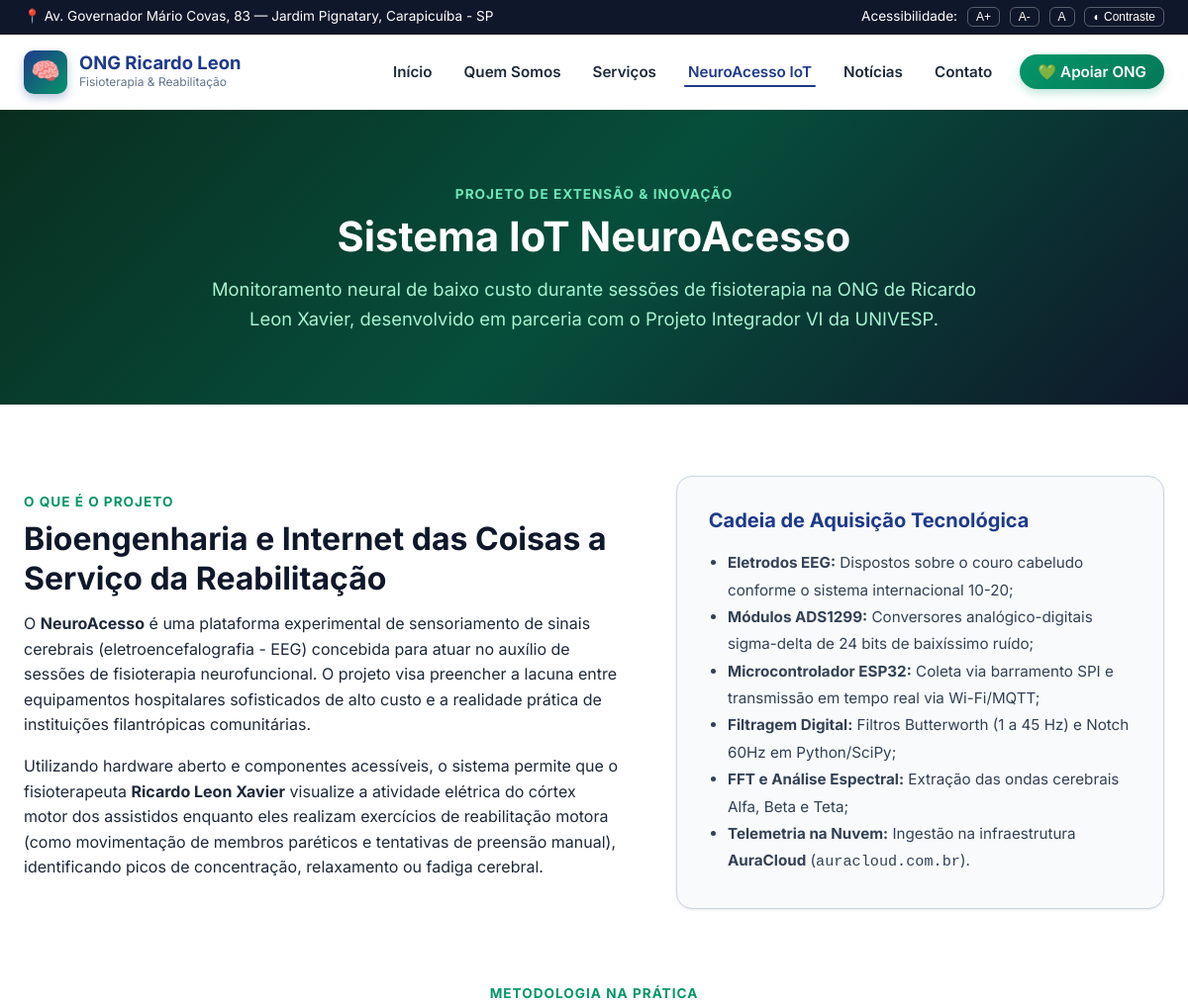
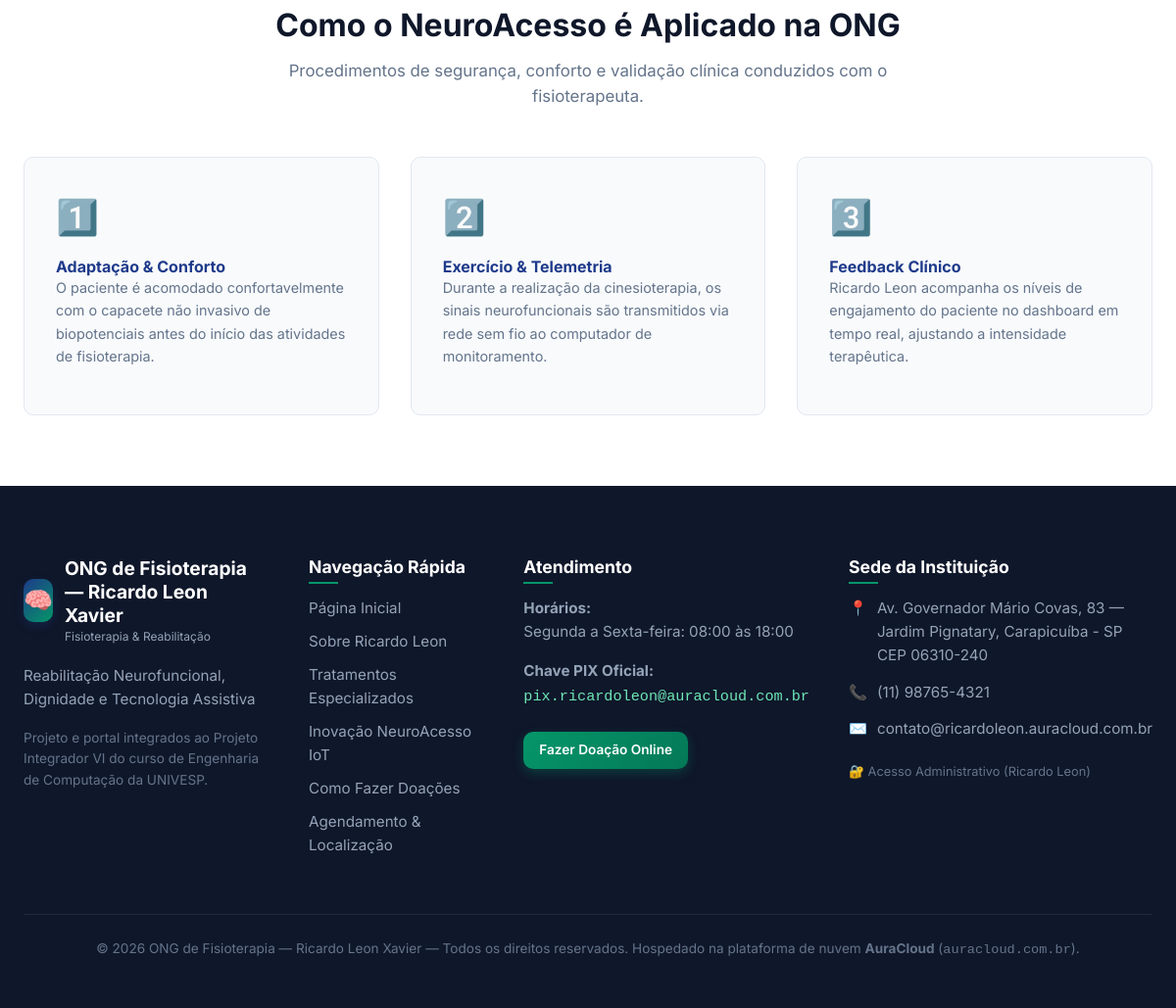
The app's page /neuroacesso/ with its own data (2 pictures, top to bottom).
### institucional/models.py (models this page shows, shortened)
class InformacoesONG(models.Model):
    nome = models.CharField(max_length=200, default="ONG de Fisioterapia — Ricardo Leon Xavier")
    slogan = models.CharField(max_length=255, default="Reabilitação Neurofuncional, Dignidade e Tecnologia Assistiva")
    endereco = models.CharField(max_length=255, default="Av. Governador Mário Covas, 83 — Jardim Pignatary, Carapicuíba - SP")
    cep = models.CharField(max_length=20, default="06310-240")
    telefone = models.CharField(max_length=30, default="(11) 98765-4321")
    email = models.EmailField(default="contato@ricardoleon.auracloud.com.br")
    chave_pix = models.CharField(max_length=100, default="financeiro@ongricardoleon.org.br")
    horario_funcionamento = models.CharField(max_length=150, default="Segunda a Sexta-feira: 08:00 às 18:00")
    sobre_texto = models.TextField(
        default="A ONG de Fisioterapia coordenada por Ricardo Leon Xavier dedica-se ao acolhimento e reabilitação de pessoas com sequelas neurológicas motoras graves decorrentes de AVE, paralisia cerebral e traumas raquimedulares na região de Carapicuíba e Grande São Paulo. Aliamos calor humano, dedicação clínica e a vanguarda da tecnologia assistiva para devolver autonomia e esperança aos nossos assistidos."
    )
    missao = models.TextField(default="Democratizar o acesso à fisioterapia neurofuncional especializada de alta qualidade para famílias em vulnerabilidade social.")
    visao = models.TextField(default="Ser centro de referência comunitária em reabilitação motora humanizada integrada a inovações de bioengenharia e IoT.")
    valores = models.TextField(default="Empatia, Ética, Respeito à Dignidade Humana, Inovação Acessível e Transparência Social.")
    class Meta:
        verbose_name = "Informações da ONG"
        verbose_name_plural = "Informações da ONG"

### institucional/views.py (the view)
# urls.py: path("neuroacesso/", views.neuroacesso, name="neuroacesso"),
def neuroacesso(request):
    info = get_ong_info()
    return render(request, "neuroacesso.html", {"info": info})

### institucional/views.py (called while the page is built)
def get_ong_info():
    info = InformacoesONG.objects.first()
    if not info:
        info = InformacoesONG.objects.create()
    return info

### templates/neuroacesso.html (shortened to what this page needs)
{% extends "base.html" %}
{% block content %}
<section class="section-padding" style="background: linear-gradient(135deg, #092e20 0%, #064e3b 50%, #0f172a 100%); color: #fff; text-align: center;">
  <div class="container">
    <span class="section-tag" style="color: #6ee7b7;">Projeto de Extensão & Inovação</span>
    <h1 style="color: #fff; font-size: 2.6rem; margin-bottom: 0.8rem;">Sistema IoT NeuroAcesso</h1>
    <p style="max-width: 780px; margin: 0 auto; color: #a7f3d0; font-size: 1.15rem;">
      Monitoramento neural de baixo custo durante sessões de fisioterapia na ONG de Ricardo Leon Xavier, desenvolvido em parceria com o Projeto Integrador VI da UNIVESP.
    </p>
  </div>
</section>
<section class="section-padding" style="background: #ffffff;">
  <div class="container">
    <div style="display: grid; grid-template-columns: 1.1fr 0.9fr; gap: 3.5rem; align-items: center;">
      <div>
        <span class="section-tag">O Que é o Projeto</span>
        <h2>Bioengenharia e Internet das Coisas a Serviço da Reabilitação</h2>
        <p>
          O <strong>NeuroAcesso</strong> é uma plataforma experimental de sensoriamento de sinais cerebrais (eletroencefalografia - EEG) concebida para atuar no auxílio de sessões de fisioterapia neurofuncional. O projeto visa preencher a lacuna entre equipamentos hospitalares sofisticados de alto custo e a realidade prática de instituições filantrópicas comunitárias.
        </p>
        <p>
          Utilizando hardware aberto e componentes acessíveis, o sistema permite que o fisioterapeuta <strong>Ricardo Leon Xavier</strong> visualize a atividade elétrica do córtex motor dos assistidos enquanto eles realizam exercícios de reabilitação motora (como movimentação de membros paréticos e tentativas de preensão manual), identificando picos de concentração, relaxamento ou fadiga cerebral.
        </p>
      </div>
      <div style="background: #f8fafc; border: 1px solid #cbd5e1; border-radius: var(--radius-lg); padding: 2rem; box-shadow: var(--shadow-sm);">
        <h3 style="color: #1e3a8a; font-size: 1.25rem; margin-bottom: 1rem;">Cadeia de Aquisição Tecnológica</h3>
        <ul style="padding-left: 1.2rem; color: #334155; font-size: 0.95rem; line-height: 1.8;">
          <li><strong>Eletrodos EEG:</strong> Dispostos sobre o couro cabeludo conforme o sistema internacional 10-20;</li>
          <li><strong>Módulos ADS1299:</strong> Conversores analógico-digitais sigma-delta de 24 bits de baixíssimo ruído;</li>
          <li><strong>Microcontrolador ESP32:</strong> Coleta via barramento SPI e transmissão em tempo real via Wi-Fi/MQTT;</li>
          <li><strong>Filtragem Digital:</strong> Filtros Butterworth (1 a 45 Hz) e Notch 60Hz em Python/SciPy;</li>
          <li><strong>FFT e Análise Espectral:</strong> Extração das ondas cerebrais Alfa, Beta e Teta;</li>
          <li><strong>Telemetria na Nuvem:</strong> Ingestão na infraestrutura <strong>AuraCloud</strong> (<code>auracloud.com.br</code>).</li>
        </ul>
      </div>
    </div>
    <div style="margin-top: 4.5rem;">
      <div class="section-header">
        <span class="section-tag">Metodologia na Prática</span>
        <h2>Como o NeuroAcesso é Aplicado na ONG</h2>
        <p class="section-desc">Procedimentos de segurança, conforto e validação clínica conduzidos com o fisioterapeuta.</p>
      </div>
      <div style="display: grid; grid-template-columns: repeat(auto-fit, minmax(280px, 1fr)); gap: 2rem;">
        <div style="background: var(--bg-page); padding: 2rem; border-radius: var(--radius-md); border: 1px solid var(--border-color);">
          <div style="font-size: 2.2rem; margin-bottom: 0.8rem;">1️⃣</div>
          <h4 style="color: var(--primary);">Adaptação & Conforto</h4>
          <p style="font-size: 0.9rem; color: var(--text-muted);">
            O paciente é acomodado confortavelmente com o capacete não invasivo de biopotenciais antes do início das atividades de fisioterapia.
          </p>
        </div>
        <div style="background: var(--bg-page); padding: 2rem; border-radius: var(--radius-md); border: 1px solid var(--border-color);">
          <div style="font-size: 2.2rem; margin-bottom: 0.8rem;">2️⃣</div>
          <h4 style="color: var(--primary);">Exercício & Telemetria</h4>
          <p style="font-size: 0.9rem; color: var(--text-muted);">
            Durante a realização da cinesioterapia, os sinais neurofuncionais são transmitidos via rede sem fio ao computador de monitoramento.
          </p>
        </div>
        <div style="background: var(--bg-page); padding: 2rem; border-radius: var(--radius-md); border: 1px solid var(--border-color);">
          <div style="font-size: 2.2rem; margin-bottom: 0.8rem;">3️⃣</div>
          <h4 style="color: var(--primary);">Feedback Clínico</h4>
          <p style="font-size: 0.9rem; color: var(--text-muted);">
            Ricardo Leon acompanha os níveis de engajamento do paciente no dashboard em tempo real, ajustando a intensidade terapêutica.
          </p>
        </div>
      </div>
    </div>
  </div>
</section>
{% endblock %}

### templates/base.html (shortened to what this page needs)
{% load static %}
<!DOCTYPE html>
<html lang="pt-BR">
<head>
  <link rel="stylesheet" href="{% static 'css/style.css' %}">
</head>
<body>
  <aside class="top-accessibility-bar" aria-label="Ferramentas de Acessibilidade">
    <div class="container">
      <div>
        <span>📍 {{ info.endereco }}</span>
      </div>
      <div class="accessibility-tools">
        <span>Acessibilidade:</span>
        <button id="increaseFont" title="Aumentar Fonte">A+</button>
        <button id="decreaseFont" title="Diminuir Fonte">A-</button>
        <button id="resetFont" title="Restaurar Fonte">A</button>
        <button id="toggleContrast" title="Alternar Alto Contraste">◐ Contraste</button>
      </div>
    </div>
  </aside>
  <header class="main-header">
    <div class="container">
      <nav class="navbar" role="navigation" aria-label="Menu Principal">
        <a href="{% url 'home' %}" class="brand-logo" title="Página Inicial da ONG">
          <div class="brand-icon">🧠</div>
          <div class="brand-text">
            <h1>ONG Ricardo Leon</h1>
            <p>Fisioterapia & Reabilitação</p>
          </div>
        </a>
        <ul class="nav-links" id="navLinks">
          <li><a href="{% url 'home' %}" class="{% if request.resolver_match.url_name == 'home' %}active{% endif %}">Início</a></li>
          <li><a href="{% url 'sobre' %}" class="{% if request.resolver_match.url_name == 'sobre' %}active{% endif %}">Quem Somos</a></li>
          <li><a href="{% url 'servicos' %}" class="{% if request.resolver_match.url_name == 'servicos' %}active{% endif %}">Serviços</a></li>
          <li><a href="{% url 'neuroacesso' %}" class="{% if request.resolver_match.url_name == 'neuroacesso' %}active{% endif %}">NeuroAcesso IoT</a></li>
          <li><a href="{% url 'noticias' %}" class="{% if request.resolver_match.url_name == 'noticias' or request.resolver_match.url_name == 'noticia_detalhe' %}active{% endif %}">Notícias</a></li>
          <li><a href="{% url 'contato' %}" class="{% if request.resolver_match.url_name == 'contato' %}active{% endif %}">Contato</a></li>
          <li><a href="{% url 'doacoes' %}" class="btn-header-donate">💚 Apoiar ONG</a></li>
        </ul>
      </nav>
    </div>
  </header>
  <main id="conteudo-principal">
    {% block content %}{% endblock %}
  </main>
  <footer class="main-footer">
    <div class="container">
      <div class="footer-grid">
        <div class="footer-col">
          <div class="brand-logo" style="margin-bottom: 1.2rem;">
            <div class="brand-icon">🧠</div>
            <div class="brand-text">
              <h3 style="color: #fff; margin: 0; font-size: 1.2rem;">{{ info.nome }}</h3>
              <p style="color: #94a3b8;">Fisioterapia & Reabilitação</p>
            </div>
          </div>
          <p>{{ info.slogan }}</p>
          <p style="font-size: 0.85rem; color: #64748b;">
            Projeto e portal integrados ao Projeto Integrador VI do curso de Engenharia de Computação da UNIVESP.
          </p>
        </div>
        <div class="footer-col">
          <h4>Navegação Rápida</h4>
          <ul>
            <li><a href="{% url 'home' %}">Página Inicial</a></li>
            <li><a href="{% url 'sobre' %}">Sobre Ricardo Leon</a></li>
            <li><a href="{% url 'servicos' %}">Tratamentos Especializados</a></li>
            <li><a href="{% url 'neuroacesso' %}">Inovação NeuroAcesso IoT</a></li>
            <li><a href="{% url 'doacoes' %}">Como Fazer Doações</a></li>
            <li><a href="{% url 'contato' %}">Agendamento & Localização</a></li>
          </ul>
        </div>
        <div class="footer-col">
          <h4>Atendimento</h4>
          <p><strong>Horários:</strong><br>{{ info.horario_funcionamento }}</p>
          <p><strong>Chave PIX Oficial:</strong><br><code style="color: #6ee7b7;">{{ info.chave_pix }}</code></p>
          <p><a href="{% url 'doacoes' %}" class="btn btn-sm btn-success" style="margin-top: 0.5rem;">Fazer Doação Online</a></p>
        </div>
        <div class="footer-col">
          <h4>Sede da Instituição</h4>
          <div class="footer-contact-item">
            <span>📍</span>
            <span>{{ info.endereco }}<br>CEP {{ info.cep }}</span>
          </div>
          <div class="footer-contact-item">
            <span>📞</span>
            <span>{{ info.telefone }}</span>
          </div>
          <div class="footer-contact-item">
            <span>✉️</span>
            <span>{{ info.email }}</span>
          </div>
          <div style="margin-top: 1.2rem;">
            <a href="/admin/" style="font-size: 0.8rem; color: #64748b;" target="_blank">🔐 Acesso Administrativo (Ricardo Leon)</a>
          </div>
        </div>
      </div>
      <div class="footer-bottom">
        <p>© 2026 {{ info.nome }} — Todos os direitos reservados. Hospedado na plataforma de nuvem <strong>AuraCloud</strong> (<code>auracloud.com.br</code>).</p>
      </div>
    </div>
  </footer>
</body>
</html>

### records on screen
InformacoesONG: endereco "Av. Governador Mário Covas, 83 — Jardim Pignatary, Carapicuíba - SP", nome "ONG de Fisioterapia — Ricardo Leon Xavier", slogan "Reabilitação Neurofuncional, Dignidade e Tecnologia Assistiva", horario_funcionamento "Segunda a Sexta-feira: 08:00 às 18:00", chave_pix "pix.ricardoleon@auracloud.com.br", cep "06310-240", telefone "(11) 98765-4321", email "contato@ricardoleon.auracloud.com.br"
